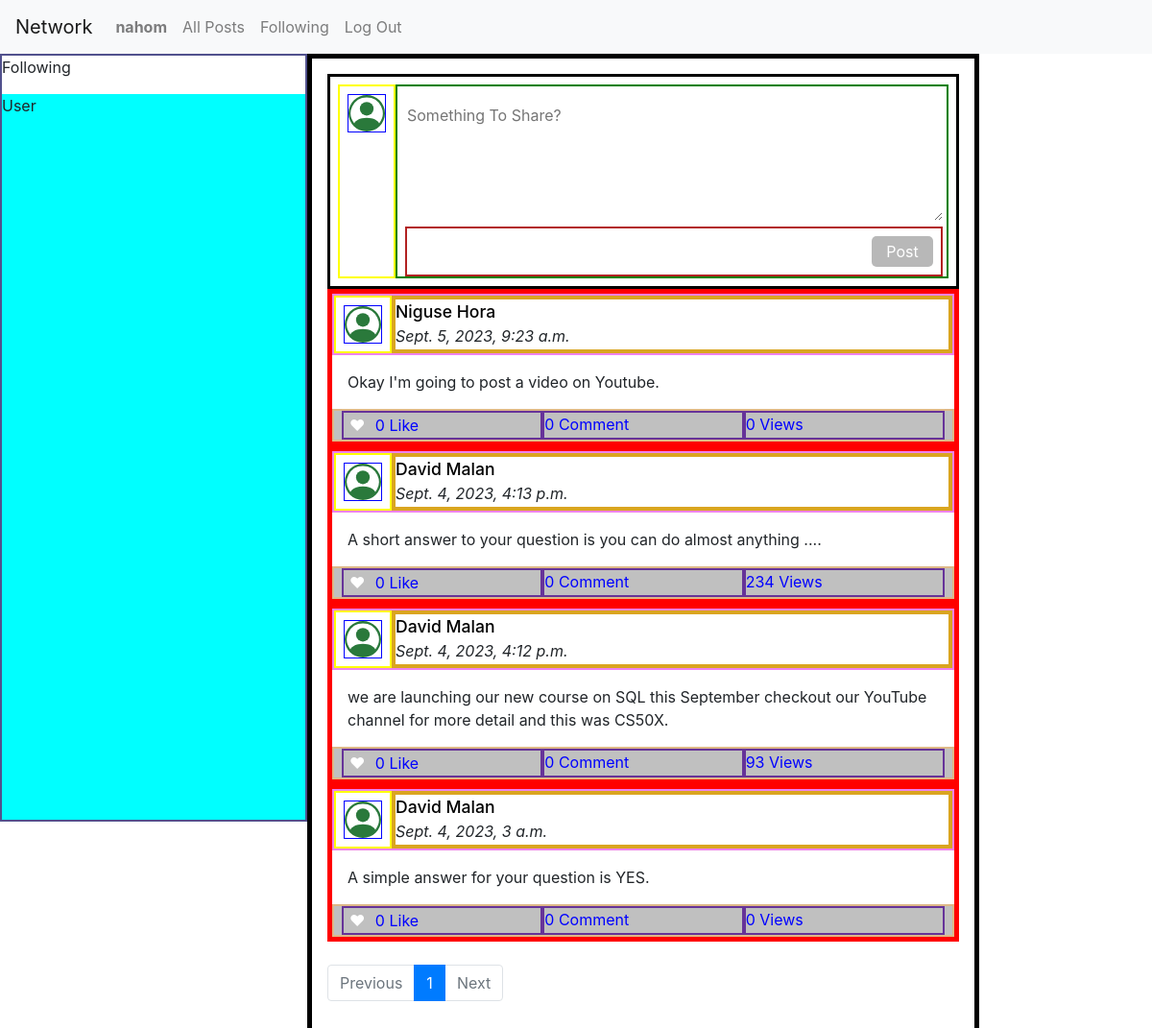
Before: /following (signed in) with the older database file.
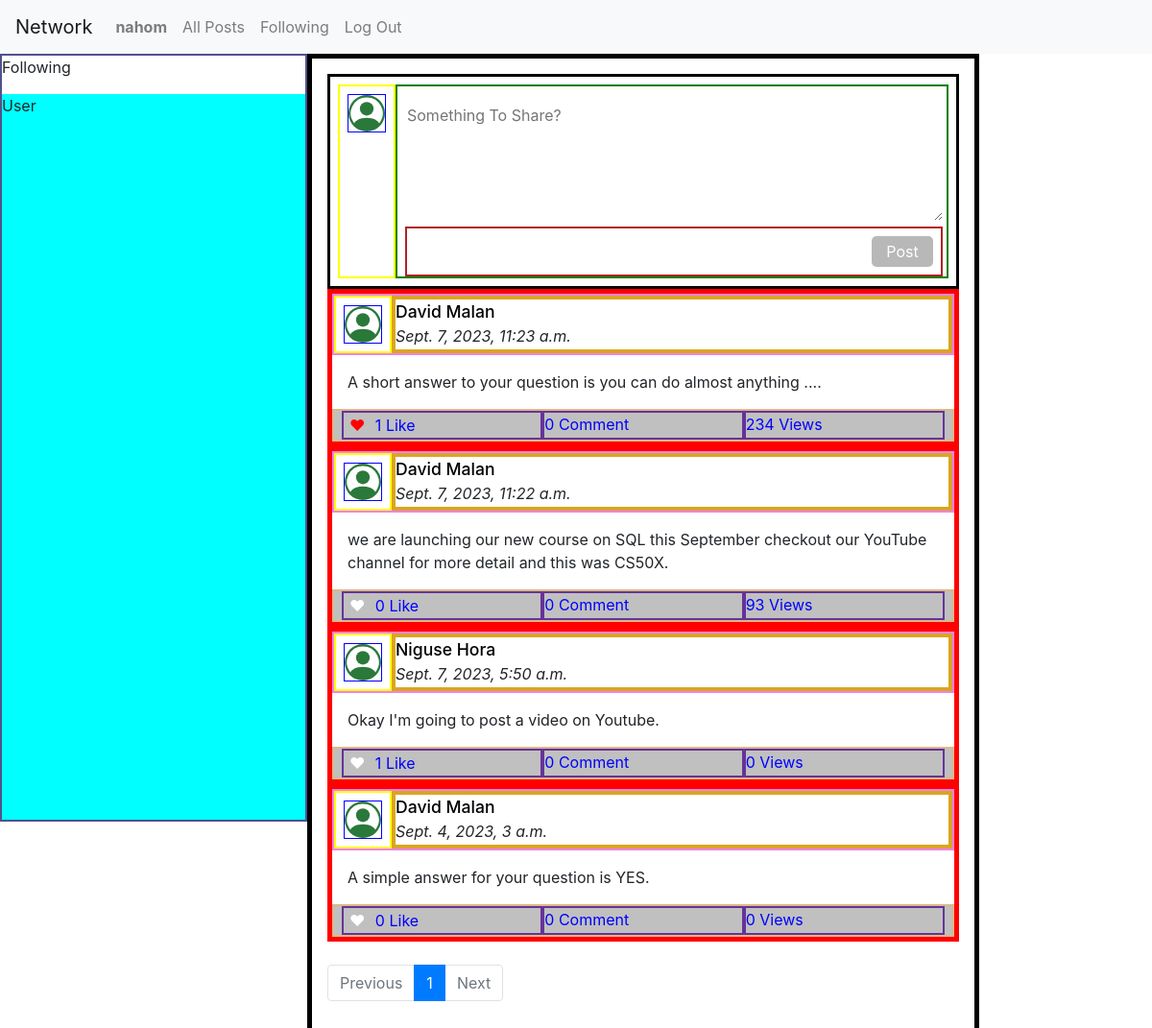
After: the same page with the newer database file.
### network/models.py (models this page shows)
class User(AbstractUser):
    following = models.ManyToManyField("self", blank=True)
    followers = models.ManyToManyField("self", blank=True)

class Post(models.Model):
    user = models.ForeignKey(User, on_delete=models.CASCADE, related_name='poster')
    post = models.TextField()
    date = models.DateTimeField(auto_now_add=True)
    like = models.ManyToManyField(User, blank=True, related_name='like')
    views = models.IntegerField(default=0)
    comment = models.ManyToManyField(Comment, blank=True, related_name="post")

### network/views.py (the view)
# urls.py: path("following", views.following, name="following"),
@login_required(login_url="/login")
def following(request):
    user = request.user
    follows = user.following.all()
    p = Paginator(Post.objects.filter(user__in=follows).order_by('-date'), 10)
    page = request.GET.get("page")
    posts = p.get_page(page)
    return render(request, "network/index.html", {
        "new_post": NewPost(),
        "posts": posts,
    })

### network/forms.py
class NewPost(forms.Form):
    post = forms.CharField(widget=forms.Textarea(attrs={"placeholder":"Something To Share?", "id":"text-post" , "rows": "5"}))

### network/templates/network/index.html (shortened to what this page needs)
{% extends "network/layout.html" %}
{% block body %}
    {% if user.is_authenticated %}
        <form id="form-post" action="{% url 'addpost' %}" method="post">
            <div class="new-post">
                    <div id="user-post" class="user-icon">
                    </div>
                    <div class="post-area">
                        {{ new_post.post }}
                        <div id="submit-post">
                            <input disabled id="input-post" type="submit" value="Post">
                        </div>
                    </div>
            </div>
        </form>
    {% endif %}
{% endblock %}

### network/templates/network/layout.html (shortened to what this page needs)
{% load static %}
<!DOCTYPE html>
<html lang="en">
    <head>
        <link href="https://cdn.jsdelivr.net/npm/bootstrap@5.3.1/dist/css/bootstrap.min.css" rel="stylesheet">
        <link rel="stylesheet" href="https://stackpath.bootstrapcdn.com/bootstrap/4.4.1/css/bootstrap.min.css">
        <link href="{% static 'network/styles.css' %}" rel="stylesheet">
    </head>
    <body>
        <nav class="navbar navbar-expand-lg navbar-light bg-light">
            <a class="navbar-brand" href="{% url 'index' %}">Network</a>
            <div>
              <ul class="navbar-nav mr-auto">
                {% if user.is_authenticated %}
                    <li class="nav-item">
                        <a class="nav-link" href="{% url 'profile_page' user %}"><strong>{{ user.username }}</strong></a>
                    </li>
                {% endif %}
                <li class="nav-item">
                  <a class="nav-link" href="{% url 'index' %}">All Posts</a>
                </li>
                {% if user.is_authenticated %}
                    <li class="nav-item">
                        <a class="nav-link" href="{% url 'following' %}">Following</a>
                    </li>
                    <li class="nav-item">
                        <a class="nav-link" href="{% url 'logout' %}">Log Out</a>
                    </li>
                {% endif %}
              </ul>
            </div>
          </nav>
        <div class="body">
            <div class="main">
                <div class="side-bar">
                    <div class="follow">Following</div>
                    <div class="user">User</div>
                </div>
                <div class="middle-everything">
                    {% block body %}
                    {% endblock %}
                    {% for post in posts %}
                    <div class="posts" style="border: 5px solid red;">
                        <div class="username">
                            <div class="user-icon">
                            </div>
                            <div class="user-username">
                                    <a  href="{% url 'profile_page' post.user %}" class="hyper-link-post">
                                    <span class="hyper-link-username">{{ post.user.first_name }} {{ post.user.last_name }}</span><br>
                                    </a>
                                   <i>{{ post.date  }}</i>
                                </div>
                            </div>
                            <div class="post-content">
                            {{ post.post }}
                            </div>
                            <div class="post-info">
                                <div>
                                    {% if user in post.like.all %}
                                        <button class="liked like" data-post_id="{{post.id}}" data-liked="True" >❤</button>
                                    {% else %}
                                        <button class="not-liked like" data-post_id="{{post.id}}" data-liked="True">❤</button>
                                    {% endif %}
                                    <span data-post_id="{{post.id}}" class="like-number numbers"> {{ post.like.all.count }}</span>
                                    Like</div>
                                <div class="comments"> <span class="numbers"> {{ post.comment.all.count }}</span> Comment</div>
                                <div><span class="numbers"> {{ post.views}} </span>  Views</div>
                            </div>
                    </div>
                    {% endfor %}
                    <br>
                    {% if posts.number %}
                    <nav aria-label="...">
                        <ul class="pagination">
                        {% if posts.has_previous%}
                          <li class="page-item ">
                            <a class="page-link" href="?page={{ posts.previous_page_number }}" tabindex="-1" aria-disabled="true">Previous</a>
                          </li>
                        {% else %}
                        <li class="page-item disabled">
                            <a class="page-link" href="#" tabindex="-1" aria-disabled="true">Previous</a>
                          </li>
                        {% endif %}
                        {% for  page in posts.paginator.page_range %}
                            {% if page == posts.number %}
                            <li class="page-item active">
                                <a class="page-link" href="?page={{ page }}"> {{page}} <span class="sr-only">(current)</span></a>
                            </li>
                            {% elif page > posts.number|add:'-3' and page < posts.number|add:'3' %}
                            <li class="page-item"><a class="page-link" href="?page={{ page }}">{{ page }}</a></li>
                            {% endif %}
                        {% endfor %}
                          {% if posts.has_next %}
                          <li class="page-item ">
                            <a class="page-link" href="?page={{ posts.next_page_number }}">Next</a>
                          </li>
                          {% else %}
                          <li class="page-item disabled">
                            <a class="page-link" href="#">Next</a>
                          </li>
                          {% endif %}
                        </ul>
                      </nav>
                      {% endif %}
                </div>
            </div>
        </div>
    </body>
</html>

### network/static/network/styles.css (style rules this page uses)
.liked { background-color: transparent; border: none; color: red; outline: blue; }
.not-liked { border: none; background-color: transparent; color: white; }
.main { display: flex; }
.side-bar { display: flex; flex-direction: column; flex-flow: column; width: 20rem; border: 2px solid rgb(81, 81, 141); height: 100%; height: 100vh; }
.follow { height: 40px; }
.user { background-color: aqua; flex-grow: 1; }
.middle-everything { width: 700px; border: 5px solid black; padding: 1rem; }
.new-post { display: flex; width: 100%; padding: 0.5rem; border: 3px solid black; }
.user-icon { display: flex; justify-content: center; width: 4rem; padding: 0.5rem; border: 2px solid yellow; }
.user-icon > svg { width: 2.5rem; color: rgb(42, 121, 59); height: fit-content; text-align: center; border: 1px solid blue; }
.post-area { border: 2px solid green; width: 100%; padding: 1rem 0.25rem 0px 0.5rem; }
#text-post { border: none; width: 100%; }
#submit-post { display: flex; justify-content: flex-end; border: 2px solid firebrick; padding: 0.5rem; }
#input-post { width: 4rem; background-color: rgba(3, 86, 181, 0.641); color: white; border: none; padding: 0.25rem; border-radius: 5px; }
#input-post:disabled { background-color: rgba(128, 128, 128, 0.555); }
.posts { border: 2px solid green; }
.hyper-link-post { color: black; text-decoration: none; }
.hyper-link-username { font-weight: 500; font-size: 1.1rem; }
.username { display: flex; border: 2px solid violet; position: relative; }
.user-username { border: 4px solid goldenrod; width: 100%; }
.post-content { padding: 1rem; }
.post-info { display: flex; justify-content: space-evenly; padding: 0 0.5rem; border: 2px solid burlywood; background-color: silver; }
.post-info > div { width: 100%; border: 2px solid rebeccapurple; color: blue; }

Changed rows visible on the page:
changed Post "A short answer to your question is you can do almost anything ....": date "Sept. 4, 2023, 4:13 p.m." → "Sept. 7, 2023, 11:23 a.m."; like.all.count "0" → "1"
changed Post: date "Sept. 4, 2023, 4:12 p.m." → "Sept. 7, 2023, 11:22 a.m."
changed Post "Okay I'm going to post a video on Youtube.": date "Sept. 5, 2023, 9:23 a.m." → "Sept. 7, 2023, 5:50 a.m."; like.all.count "0" → "1"; moves down the list
